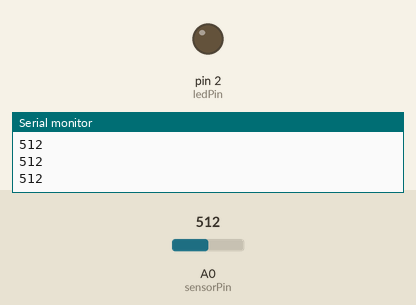
Simulated run of this sketch. Board: Arduino Uno, built with avr-gcc and run on an emulated ATmega328P. On the bench: output pins drawn as LEDs (lit = HIGH), the last lines printed to the serial monitor. The test bench sets the inputs (shaded band); at power-on: A0 (sensorPin) = 512.

Above: at 1.2 s.
1.3 s: A0 (sensorPin) set to 407
2.8 s: A0 (sensorPin) set to 381
At 3.7 s:
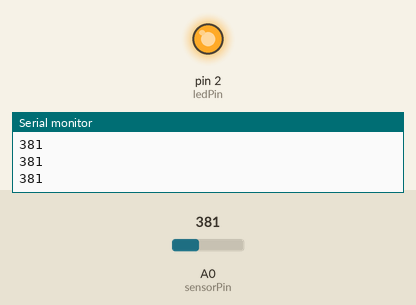
4.3 s: A0 (sensorPin) set to 410
At 5.5 s:
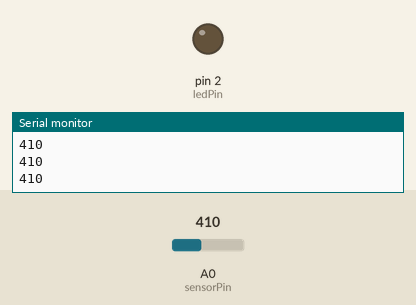
5.8 s: A0 (sensorPin) set to 390
At 7.0 s:
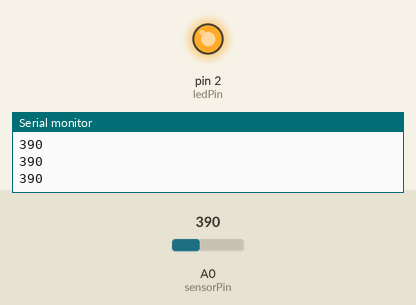
Timing chart, 0 to 8.3 s (numbered marks = the images above; inputs shaded):
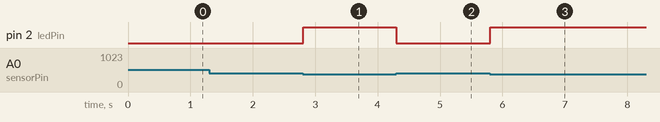

The sketch:

potentiometer_2.INO
```cpp
const int sensorPin = A0;
const int ledPin = 2;

void setup() {
  pinMode(ledPin, OUTPUT);
  Serial.begin(9600);
}

void loop() {
  int lightValue = analogRead(sensorPin);
  Serial.println(lightValue);

  if (lightValue < 400) {   // darker → LED ON
    digitalWrite(ledPin, HIGH);
  } else {
    digitalWrite(ledPin, LOW);
  }

  delay(10);
}
```

Measured:
- the behaviour switches between 400 and 399 on A0 (sensorPin) (found by bisection; images 0 and 1)
- after the input at 2.8 s, pin 2 (ledPin): LOW → HIGH at once
- after the input at 4.3 s, pin 2 (ledPin): HIGH → LOW at once
- after the input at 5.8 s, pin 2 (ledPin): LOW → HIGH at once
